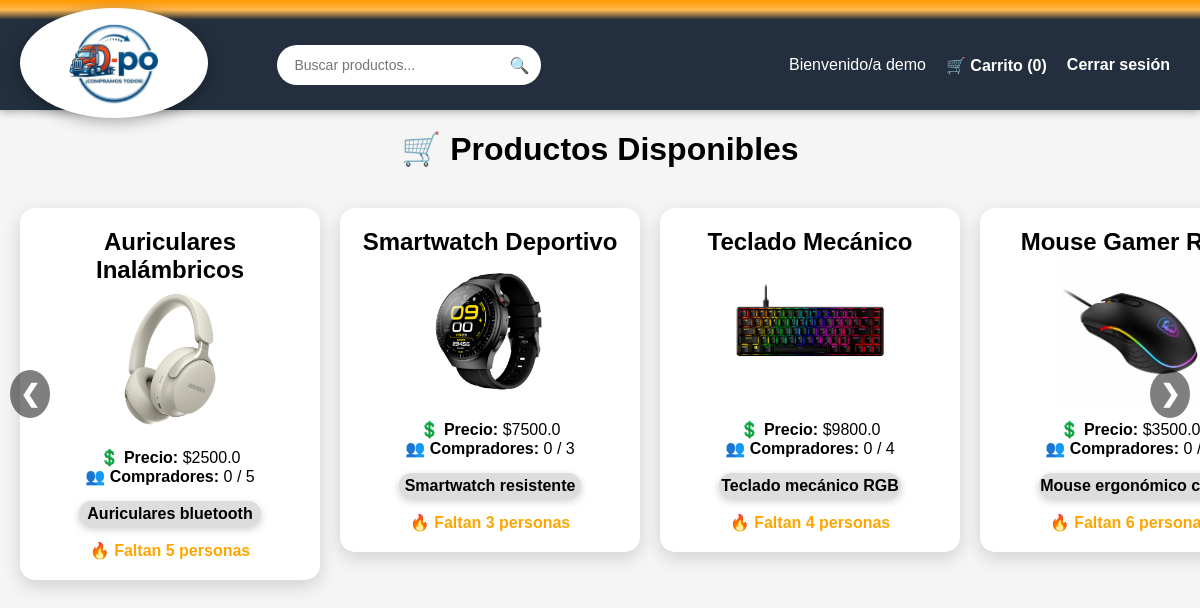
/ (signed in), run on the app's committed database.
### tables this page shows
CREATE TABLE productos (
    id INTEGER PRIMARY KEY AUTOINCREMENT,
    nombre TEXT NOT NULL,
    precio REAL NOT NULL,
    stock INTEGER NOT NULL,
    min_compradores INTEGER NOT NULL,
    compradores_actual INTEGER DEFAULT 0,
    descripcion TEXT,
    imagen TEXT
);

### app.py (the view)
@app.route('/')
def home():
    busqueda = request.args.get('q')  # 👈 AGREGAR ESTO
    conn = get_db_connection()
    cursor = conn.cursor()
    if busqueda:
        cursor.execute(
            "SELECT * FROM productos WHERE nombre LIKE ?",
            ('%' + busqueda + '%',)
        )
    else:
        cursor.execute('SELECT * FROM productos')
    productos = cursor.fetchall()
    conn.close()
    productos_final = []
    for p in productos:
        progreso, color = calcular_progreso(p)
        productos_final.append(p + (progreso, color))
    return render_template('index.html', productos=productos_final)

### app.py (called while the page is built)
def get_db_connection():
    conn = sqlite3.connect(db_path)
    return conn

def calcular_progreso(producto):
    min_compradores = producto[4] if producto[4] else 1
    compradores_actual = producto[5] if producto[5] else 0
    progreso = min(100, int((compradores_actual / min_compradores) * 100))
    if progreso < 50:
        color = '#f44336'
    elif progreso < 100:
        color = '#ffeb3b'
    else:
        color = '#4caf50'
    return progreso, color

@app.context_processor
def inject_carrito_count():
    if 'usuario_nombre' in session:
        conn = get_db_connection()
        cursor = conn.cursor()
        cursor.execute(
            "SELECT COUNT(*) FROM carrito WHERE usuario = ?",
            (session['usuario_nombre'],)
        )
        count = cursor.fetchone()[0]
        conn.close()
    else:
        count = 0
    return dict(carrito_count=count)

### templates/index.html (shortened to what this page needs)
<!DOCTYPE html>
<html lang="es">
<head>
    <link rel="stylesheet" href="{{ url_for('static', filename='css/style.css') }}">
</head>
<body>
    <div class="top-bar"></div>
    {% include 'navbar.html' %}
    <h1>🛒 Productos Disponibles</h1>
    <div class="carrusel-container">
        <button class="flecha izquierda" onclick="scrollProductos(-1)">❮</button>
        <div class="productos-scroll" id="scrollProductos">
            {% for producto in productos %}
            <a href="{{ url_for('detalle_producto', producto_id=producto[0]) }}" class="producto-link">
                <div class="producto">
                    <h2>{{ producto[1] }}</h2>
                    <img src="{{ url_for('static', filename='img/' ~ producto[7]) }}" alt="Producto">
                    <p><strong>💲 Precio:</strong> ${{ producto[2] }}</p>
                    <p><strong>👥 Compradores:</strong> {{ producto[5] }} / {{ producto[4] }}</p>
                    <div class="barra-progreso">
                        <div class="relleno"
                             style="width: {{ producto[6] }}%; background-color: {{ producto[7] }};">
                            {{ producto[6] }}%
                        </div>
                    </div>
                    {% if producto[5] >= producto[4] %}
                        <p class="mensaje-exito">🎉 ¡Compra grupal ACTIVADA!</p>
                    {% else %}
                        <p class="mensaje-alerta">🔥 Faltan {{ producto[4] - producto[5] }} personas</p>
                    {% endif %}
                </div>
            </a>
            {% endfor %}
        </div>
        <button class="flecha derecha" onclick="scrollProductos(1)">❯</button>
    </div>
</body>
</html>

### static/css/style.css (style rules this page uses)
* { margin: 0; padding: 0; box-sizing: border-box; }
body { font-family: Arial, sans-serif; background-color: #f5f5f5; text-align: center; margin: 0; padding: 0; }
h1 { margin: 20px 0; }
.top-bar { height: 20px; background: linear-gradient(to bottom, #ff9900, #ffb84d, #232f3e); }
.producto { background: white; min-width: 300px; flex: 0 0 auto; padding: 20px; border-radius: 15px; box-shadow: 0 6px 18px rgba(0,0,0,0.15); transition: 0.3s; }
.producto img { width: 100%; height: auto; object-fit: contain; max-height: 150px; border-radius: 10px; margin-bottom: 10px; }
.producto-link { text-decoration: none; color: inherit; }
.barra-progreso { width: 70%; margin: 15px auto; background-color: #ddd; border-radius: 20px; height: 25px; overflow: hidden; box-shadow: 0 3px 8px rgba(0,0,0,0.2); }
.barra-progreso .relleno { height: 100%; line-height: 25px; color: black; font-weight: bold; text-align: center; transition: width 0.6s ease-in-out; animation: cargar 1s ease-in-out; }
button { padding: 10px 15px; border: none; border-radius: 10px; cursor: pointer; font-weight: bold; transition: 0.3s; }
.mensaje-alerta { color: orange; font-weight: bold; }
.carrusel-container { position: relative; display: flex; align-items: center; }
.productos-scroll { display: flex; overflow-x: auto; gap: 20px; padding: 20px; scroll-behavior: smooth; flex-wrap: nowrap; align-items: flex-start; -webkit-overflow-scrolling: touch; }
.flecha { position: absolute; top: 50%; transform: translateY(-50%); background: rgba(0,0,0,0.5); color: white; border: none; font-size: 24px; padding: 10px; cursor: pointer; border-radius: 50%; z-index: 10; }
.izquierda { left: 10px; }
.derecha { right: 10px; }

### data on the page
productos: nombre "Auriculares Inalámbricos", imagen (picture), precio "2500.0", compradores_actual "0", min_compradores "5", descripcion "Auriculares bluetooth…", producto[4]-producto[5] "5"
productos: nombre "Smartwatch Deportivo", imagen (picture), precio "7500.0", compradores_actual "0", min_compradores "3", descripcion "Smartwatch resistente…", producto[4]-producto[5] "3"
productos: nombre "Teclado Mecánico", imagen (picture), precio "9800.0", compradores_actual "0", min_compradores "4", descripcion "Teclado mecánico RGB…", producto[4]-producto[5] "4"
productos: nombre "Mouse Gamer…", imagen (picture), precio "3500.0", compradores_actual "0", descripcion "Mouse ergonómico…", producto[4]-producto[5] "6"

### other printed values
{{ session['usuario_nombre'] }} "demo"
{{ carrito_count }} "0"
